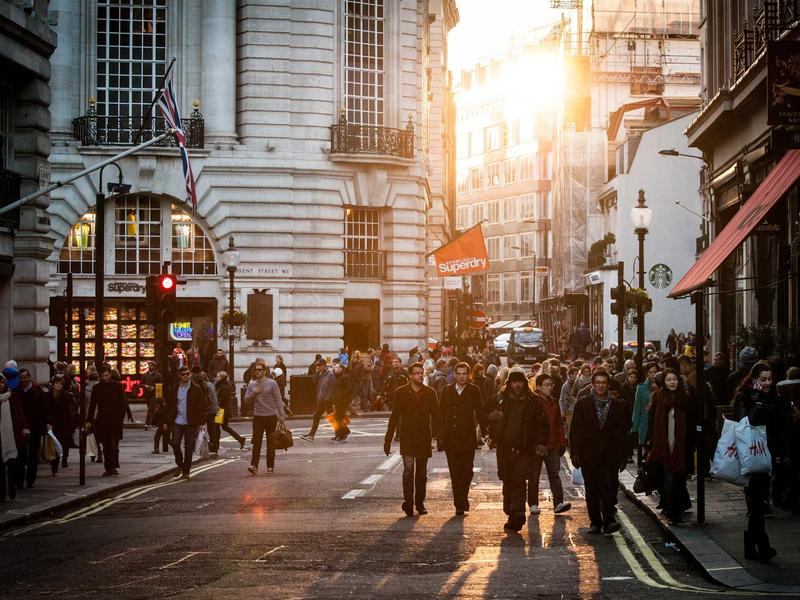
#> input picture test_photos2/room1.jpg, 800 x 600 px
$ python -i score.py   (imports and definitions only)   (older library calls are emulated)
#> lines starting #> are read from the running program, lines starting #| are printed output that depends on the picture
"""Image quality scoring for moderation.

Includes sharpness, exposure, blur detection, and composition analysis.
"""

import cv2
import numpy as np
from .composition.analyzer import analyze_composition


def calculate_sharpness(img_array: np.ndarray) -> float:
    """Score sharpness using Laplacian variance. Returns 0-100."""
    if len(img_array.shape) == 3:
        gray = cv2.cvtColor(img_array, cv2.COLOR_RGB2GRAY)
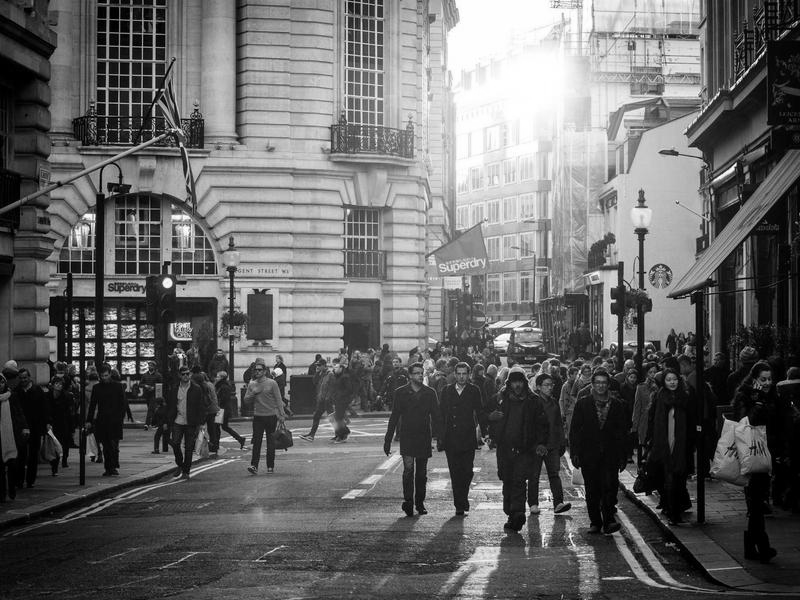
#> gray: shape (600, 800); min 0, max 255, mean 102.1
    else:
        gray = img_array

    h, w = gray.shape[:2]
#> h = 600; w = 800
    if max(h, w) > 1000:
        scale = 1000 / max(h, w)
        gray = cv2.resize(gray, None, fx=scale, fy=scale)

    laplacian = cv2.Laplacian(gray, cv2.CV_64F)
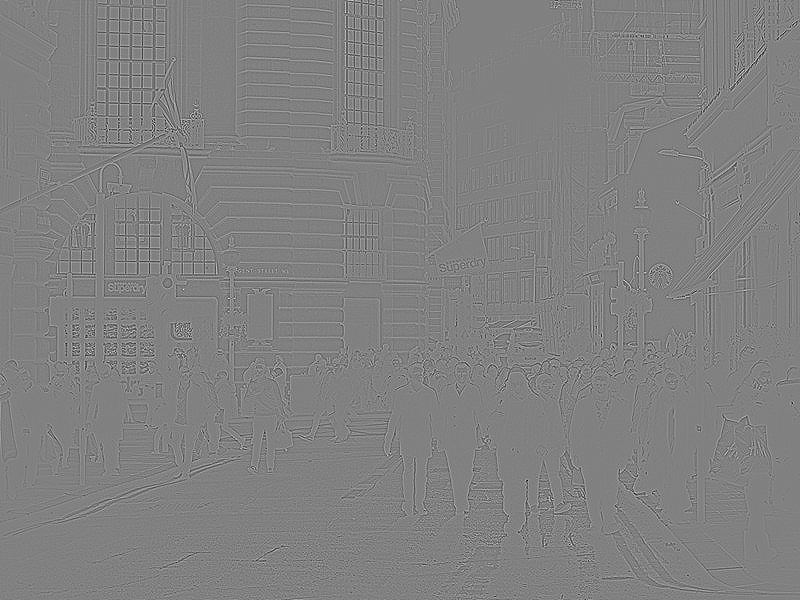
#> laplacian: shape (600, 800) float64; min -478, max 467, mean 0; drawn with min black and max white
    variance = laplacian.var()
#> variance = 1897.5

    score = min(100, (variance / 500) * 100)
#> score = 100
    return round(score, 1)


# [85 lines left out: functions calculate_exposure, detect_blur, score_image, not called in this run]

>>> import cv2
>>> picture = cv2.cvtColor(cv2.imread('../../../test_photos2/room1.jpg'), cv2.COLOR_BGR2RGB)
>>> result = calculate_sharpness(picture)
#> result = 100

$ run again, on test_photos2/room3.jpg
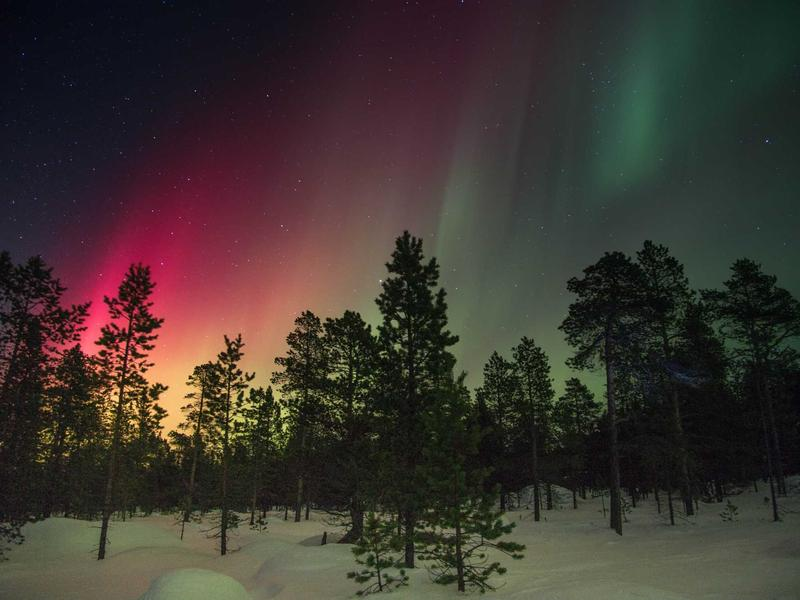
#> input picture test_photos2/room3.jpg, 800 x 600 px
#> in calculate_sharpness, `gray = cv2.cvtColor(img_array, cv2.COLOR_RGB2GRAY)`:
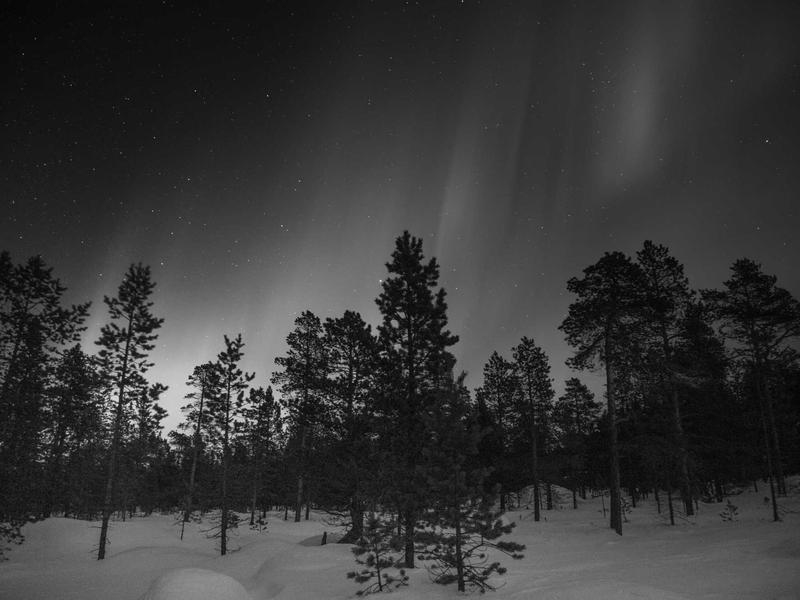
#> gray: shape (600, 800); min 0, max 230, mean 55.7
#> in calculate_sharpness, `laplacian = cv2.Laplacian(gray, cv2.CV_64F)`:
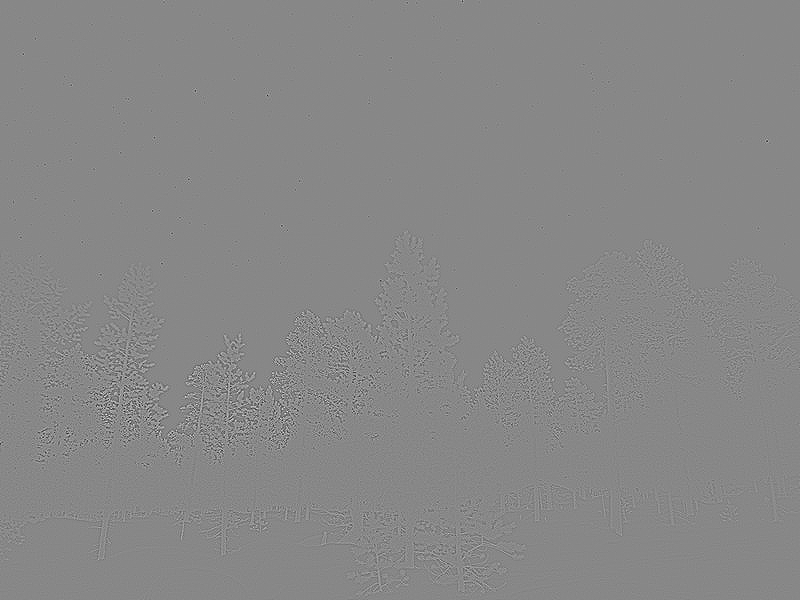
#> laplacian: shape (600, 800) float64; min -440, max 387, mean 0; drawn with min black and max white
#> variance = 689.3
#> score = 100

$ run again, on test_photos2/room4.jpg
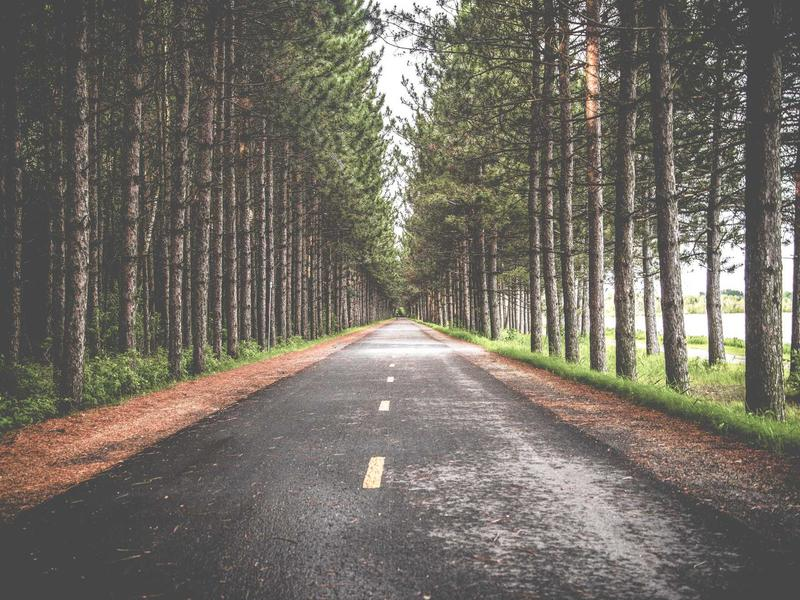
#> input picture test_photos2/room4.jpg, 800 x 600 px
#> in calculate_sharpness, `gray = cv2.cvtColor(img_array, cv2.COLOR_RGB2GRAY)`:
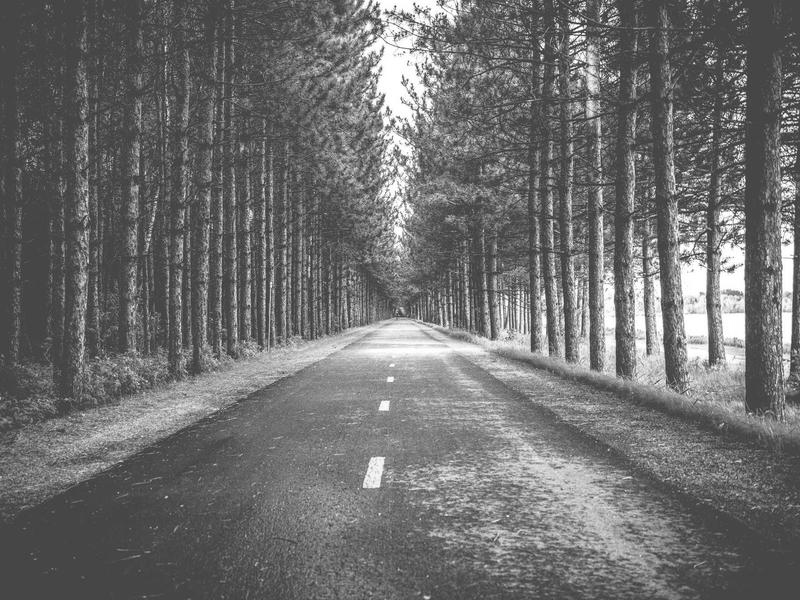
#> gray: shape (600, 800); min 34, max 255, mean 110.3
#> in calculate_sharpness, `laplacian = cv2.Laplacian(gray, cv2.CV_64F)`:
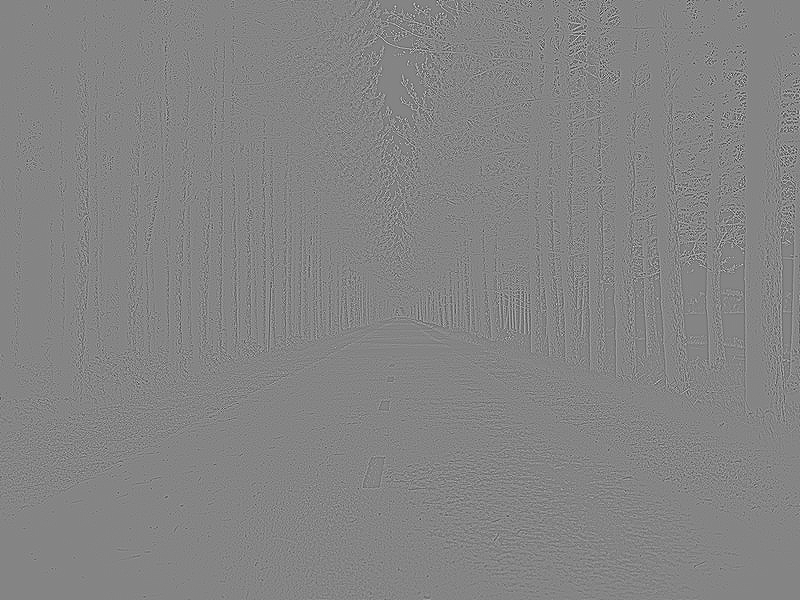
#> laplacian: shape (600, 800) float64; min -529, max 487, mean 0; drawn with min black and max white
#> variance = 2845.3
#> score = 100
